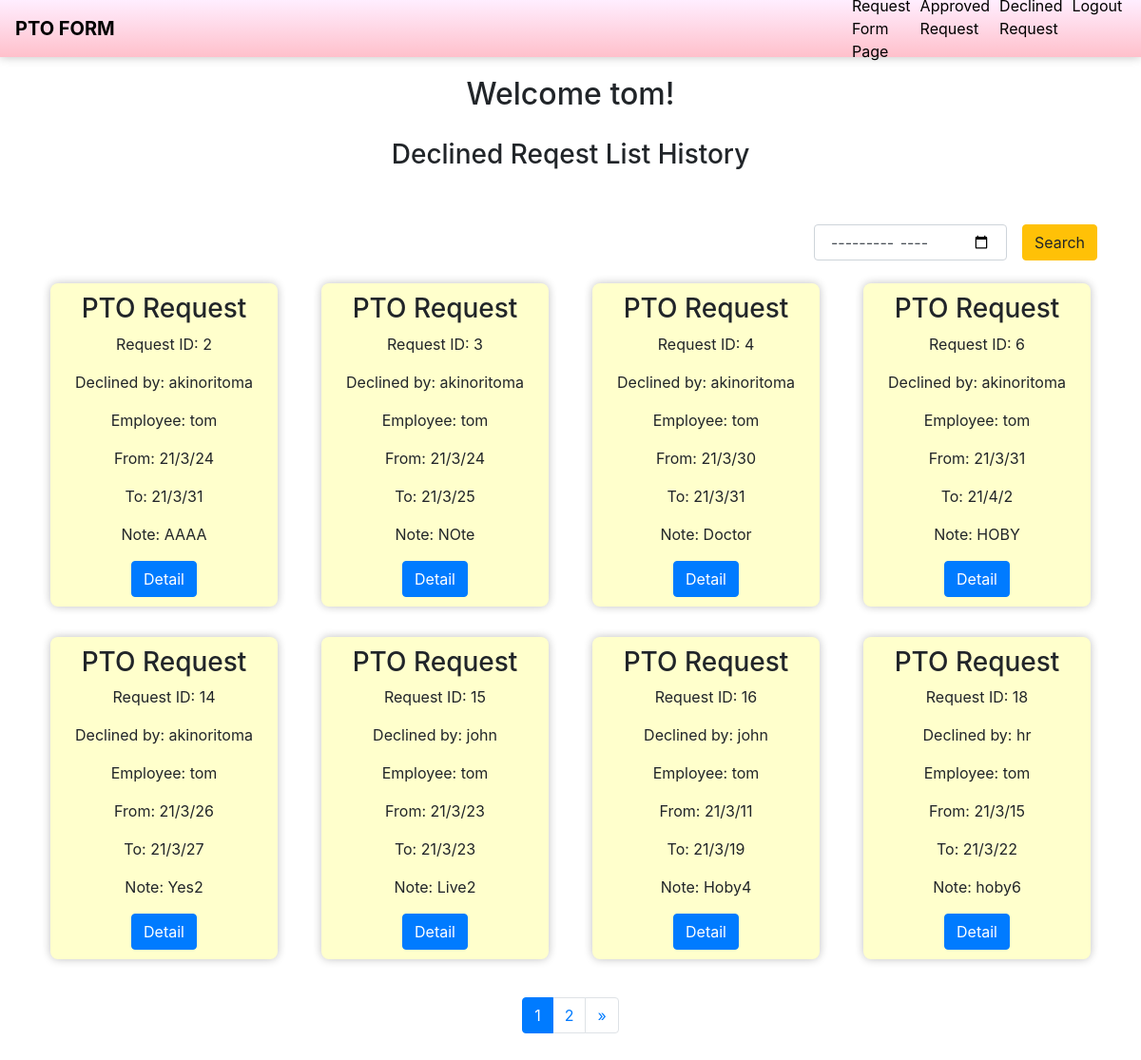
The app's page /declined_request_employee/ (signed in) with its own data.
### potform/models.py (models this page shows)
class User(AbstractUser):
  is_employee = models.BooleanField(default=False)
  is_supervisor = models.BooleanField(default=False)
  is_hr = models.BooleanField(default=False)

class RequestPTO(models.Model):
  post_employee = models.ForeignKey(get_user_model(), on_delete=models.CASCADE, null=False, related_name ='post_employee')
  chose_supervisor = models.ForeignKey(get_user_model(), on_delete=models.CASCADE, null=False, related_name ='chose_supervisor')
  confirm_hr = models.ForeignKey(get_user_model(), on_delete=models.CASCADE, null=True, related_name ='confirm_hr')
  request_date_from = models.DateTimeField(null=False)
  request_date_to = models.DateTimeField(null=False)
  note = models.TextField(null=True, blank=True, max_length=200)
  request = models.IntegerField(default=3)

### potform/views.py (the view)
# urls.py: path('declined_request_employee/', EmployeeDeclinedRequestView.as_view(), name='declined_request_employee'),
class EmployeeDeclinedRequestView(LoginRequiredMixin, ListView):
    context_object_name = 'request_list'
    model = RequestPTO
    queryset = RequestPTO.objects.filter(request=2)
    paginate_by = 8
    template_name = "declined_request_employee.html"
    def get(self, request, *args, **kwargs):
        user =  User.objects.filter(username=self.request.user)
        if user and user[0].is_employee:
            return super().get(request, **kwargs)
        else:
            return redirect('index')
    def get_queryset(self):
        q_request_date_from = self.request.GET.get('query')
        if q_request_date_from:
            object_list = RequestPTO.objects.filter(
                Q(request_date_from__icontains=q_request_date_from))
        else:
            object_list = RequestPTO.objects.filter(request=2, post_employee=self.request.user)
        return object_list.filter(request=2, post_employee=self.request.user)

### potform/templates/declined_request_employee.html
{% extends 'base.html' %}
{% block main %}
<div class="form w-100 text-center">
  <h2 class="hrpage">Welcome {{ user.get_username }}!</h2>
</div>
<h3 class="form w-100 text-center declined_reqest_list">Declined Reqest List History</h3>
<div class="form w-100 p-3">
  <form action="" method="get" class="searchform form-inline">
    <div class="form-inline mr-3">
      <span class="input-group-btn">
        <input name="query" value="{{ request.GET.query }}" type="month" class="form-control p-3">
      </span>
    </div>
    <div>
      <button class="btn btn-warning" type="submit">Search</button>
    </div>
  </form>
</div>
  {% for request in request_list %}
  <div class="col-lg-3">
    <div class="form w-100 text-center m-auto">
      <ul class="p-2">
        <li class="request_list m-0">
          <h3>PTO Request</h3>
          <p>Request ID: {{ request.id }} </p>
          {% if request.confirm_hr %}
          <p>Declined by: {{ request.confirm_hr }}</p>
          {% else %}
          <p>Declined by: {{ request.chose_supervisor }}</p>
          {% endif %}
          <p>Employee: {{ request.post_employee }}</p>
          <p>From: {{ request.request_date_from|date:"y/n/j" }}</p>
          <p>To: {{ request.request_date_to|date:"y/n/j" }}</p>
          <p class="break-word">Note: {{ request.note }}</p>
          <a class="btn btn-primary" href="{% url 'declined_request_employee_detail' request.id %}" >Detail</a>
        </li>
      </ul>
    </div>
  </div>
  {% endfor %}
  <div class="form w-100 p-3">
    {% include "pagination.html" %}
  </div>
{% endblock main %}

### potform/static/css/main.css (style rules this page uses)
form { margin-top: 20px; }
p { margin-top: 16px; text-align:center; margin-top: 0; margin-bottom: 1rem; }
.hrpage { margin-top: 20px; }
.declined_reqest_list { margin: 20px; }
ul { list-style: none; }
.request_list { background: #FFFFCC; border-radius :8px; box-shadow :0px 0px 10px silver; line-height: 1.5; padding: 10px 0px 10px 0px; }
.break-word { word-wrap: break-word; }
@media screen and (min-width:480px) { .searchform { float: right; } }

### records on screen
User: get_username "tom"
RequestPTO: id "2", confirm_hr "akinoritoma", post_employee "tom", request_date_from "21/3/24", request_date_to "21/3/31", note "AAAA"
RequestPTO: id "3", confirm_hr "akinoritoma", post_employee "tom", request_date_from "21/3/24", request_date_to "21/3/25", note "NOte"
RequestPTO: id "4", confirm_hr "akinoritoma", post_employee "tom", request_date_from "21/3/30", request_date_to "21/3/31", note "Doctor"
RequestPTO: id "6", confirm_hr "akinoritoma", post_employee "tom", request_date_from "21/3/31", request_date_to "21/4/2", note "HOBY"
RequestPTO: id "14", confirm_hr "akinoritoma", post_employee "tom", request_date_from "21/3/26", request_date_to "21/3/27", note "Yes2"
RequestPTO: id "15", chose_supervisor "john", post_employee "tom", request_date_from "21/3/23", request_date_to "21/3/23", note "Live2"
RequestPTO: id "16", chose_supervisor "john", post_employee "tom", request_date_from "21/3/11", request_date_to "21/3/19", note "Hoby4"
RequestPTO: id "18", confirm_hr "hr", post_employee "tom", request_date_from "21/3/15", request_date_to "21/3/22", note "hoby6"

### other values on screen
{{ num }} "1"
{{ num }} "2"
